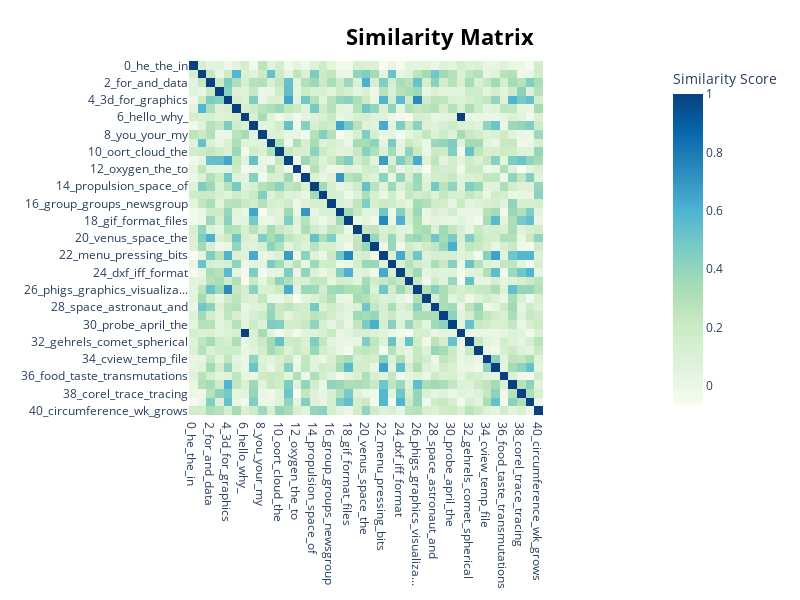

The notebook cell saved with this chart:
### Markdown cell above
## BERTopic: Visualize Topic Heatmap

### Code cell
fig = topic_model.visualize_heatmap()
fig.update_layout(width=800, height=600)
fig.show()

### Figure 1 — Plotly figure (JSON) as saved in the notebook; plotly's stock layout.template omitted (floating-point values rounded to 4 significant figures; data arrays with more than 128 entries replaced by an {"elided": "..."} marker saying what was removed)
{"data": [{"coloraxis": "coloraxis", "hovertemplate": "x: %{x}<br>y: %{y}<br>Similarity Score: %{z}<extra></extra>", "name": "0", "type": "heatmap", "x": ["0_he_the_in", "1_the_to_of", "2_for_and_data", "3_the_points_den", "4_3d_for_graphics", "5_the_sky_of", "6_hello_why_", "7_xv_bit_colour", "8_you_your_my", "9_hst_reboost_the", "10_oort_cloud_the", "11_conference_int_nok", "12_oxygen_the_to", "13_card_vesa_genoa", "14_propulsion_space_of", "15_question_42_tea", "16_group_groups_newsgroup", "17_mode_vesa_modes", "18_gif_format_files", "19_that_was_and", "20_venus_space_the", "21_spacecraft_command_noop", "22_menu_pressing_bits", "23_sail_solar_pluto", "24_dxf_iff_format", "25_constant_mass_km", "26_phigs_graphics_visualiza...", "27_hacker_hackers_who", "28_space_astronaut_and", "29_software_process_level", "30_probe_april_the", "31_why_of_", "32_gehrels_comet_spherical", "33_wings_aircraft_supersonic", "34_cview_temp_file", "35_tiff_complexity_spec", "36_food_taste_transmutations", "37_accessbus_protocol_to", "38_corel_trace_tracing", "39_format_formats_standards", "40_circumference_wk_grows"], "xaxis": "x", "y": ["0_he_the_in", "1_the_to_of", "2_for_and_data", "3_the_points_den", "4_3d_for_graphics", "5_the_sky_of", "6_hello_why_", "7_xv_bit_colour", "8_you_your_my", "9_hst_reboost_the", "10_oort_cloud_the", "11_conference_int_nok", "12_oxygen_the_to", "13_card_vesa_genoa", "14_propulsion_space_of", "15_question_42_tea", "16_group_groups_newsgroup", "17_mode_vesa_modes", "18_gif_format_files", "19_that_was_and", "20_venus_space_the", "21_spacecraft_command_noop", "22_menu_pressing_bits", "23_sail_solar_pluto", "24_dxf_iff_format", "25_constant_mass_km", "26_phigs_graphics_visualiza...", "27_hacker_hackers_who", "28_space_astronaut_and", "29_software_process_level", "30_probe_april_the", "31_why_of_", "32_gehrels_comet_spherical", "33_wings_aircraft_supersonic", "34_cview_temp_file", "35_tiff_complexity_spec", "36_food_taste_transmutations", "37_accessbus_protocol_to", "38_corel_trace_tracing", "39_format_formats_standards", "40_circumference_wk_grows"], "yaxis": "y", "z": {"elided": "41x41 float values"}}], "layout": {"coloraxis": {"colorbar": {"title": {"text": "Similarity Score"}}, "colorscale": [[0, "rgb(247,252,240)"], [0.125, "rgb(224,243,219)"], [0.25, "rgb(204,235,197)"], [0.375, "rgb(168,221,181)"], [0.5, "rgb(123,204,196)"], [0.625, "rgb(78,179,211)"], [0.75, "rgb(43,140,190)"], [0.875, "rgb(8,104,172)"], [1, "rgb(8,64,129)"]]}, "height": 600, "hoverlabel": {"bgcolor": "white", "font": {"family": "Rockwell", "size": 16}}, "legend": {"title": {"text": "Trend"}}, "margin": {"t": 60}, "showlegend": true, "title": {"font": {"color": "Black", "size": 22}, "text": "<b>Similarity Matrix</b>", "x": 0.55, "xanchor": "center", "y": 0.95, "yanchor": "top"}, "width": 800, "xaxis": {"anchor": "y", "constrain": "domain", "domain": [0, 1], "scaleanchor": "y"}, "yaxis": {"anchor": "x", "autorange": "reversed", "constrain": "domain", "domain": [0, 1]}}}
